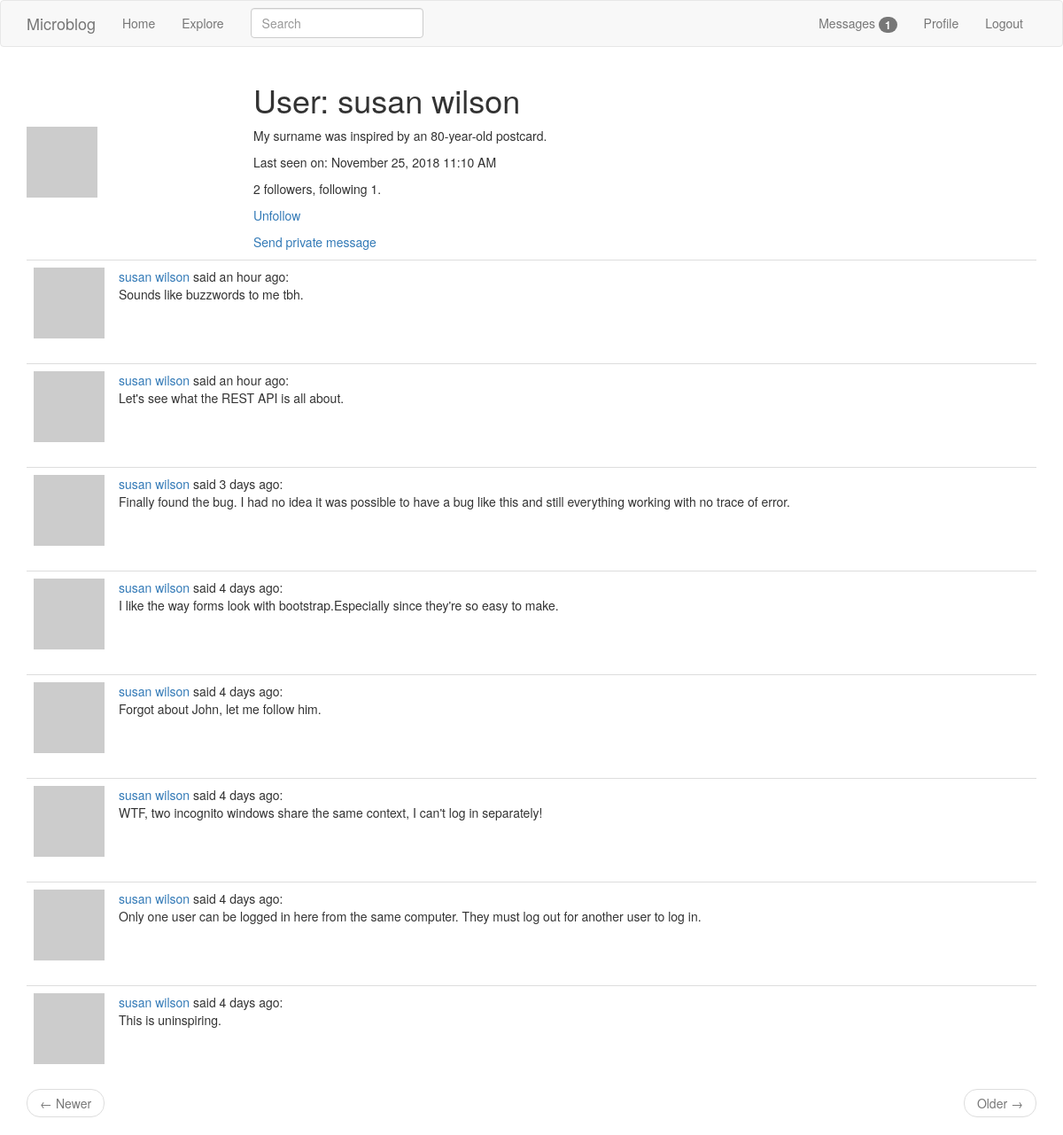
Screenshot of /user/susan wilson (signed in) with the database file from the repository.
### app/models.py (models this page shows, shortened)
class User(UserMixin, db.Model):
    id = db.Column(db.Integer, primary_key=True)
    username = db.Column(db.String(64), index=True, unique=True)
    email = db.Column(db.String(120), index=True, unique=True)
    password_hash = db.Column(db.String(128))
    about_me = db.Column(db.String(140))
    last_seen = db.Column(db.DateTime, default=datetime.utcnow)
    last_message_read_time = db.Column(db.DateTime)
    posts = db.relationship('Post', backref='author', lazy='dynamic')
    followed = db.relationship(
        'User', secondary=followers,
        primaryjoin=(followers.c.follower_id == id),
        secondaryjoin=(followers.c.followed_id == id),
        backref=db.backref('followers', lazy='dynamic'), lazy='dynamic')
    messages_sent = db.relationship(
        'Message',
        foreign_keys='Message.sender_id',
        backref='author', lazy='dynamic')
    messages_received = db.relationship(
        'Message',
        foreign_keys='Message.recipient_id',
        backref='recipient', lazy='dynamic')
    notifications = db.relationship('Notification', backref='user',
                                    lazy='dynamic')
    def avatar(self, size):
        digest = md5(self.email.lower().encode('utf-8')).hexdigest()
        return 'https://www.gravatar.com/avatar/{}?d=retro&s={}'.format(
            digest, size)
    def is_following(self, user):
        return self.followed.filter(
            followers.c.followed_id == user.id).count() > 0
    def new_messages(self):
        last_read_time = self.last_message_read_time or datetime(1900, 1, 1)
        return Message.query.filter_by(recipient=self).filter(
            Message.timestamp > last_read_time).count()

class Post(db.Model):
    __searchable__ = ['body']
    id = db.Column(db.Integer, primary_key=True)
    body = db.Column(db.String(140))
    timestamp = db.Column(db.DateTime, index=True, default=datetime.utcnow)
    user_id = db.Column(db.Integer, db.ForeignKey('user.id'))
    language = db.Column(db.String(5))

### app/main/routes.py (the view)
@bp.route('/user/<username>')
@login_required
def user(username):
    user = User.query.filter_by(username=username).first_or_404()
    page = request.args.get('page', 1, type=int)
    posts = user.posts.order_by(Post.timestamp.desc()).paginate(
        page, current_app.config['POSTS_PER_PAGE'], False)
    next_url = url_for('main.user', username=user.username, page=posts.next_num) \
        if posts.has_next else None
    prev_url = url_for('main.user', username=user.username, page=posts.prev_num) \
        if posts.has_prev else None
    return render_template('user.html', user=user, posts=posts.items,
                           prev_url=prev_url, next_url=next_url)

### app/main/forms.py
class SearchForm(FlaskForm):
    q = StringField(_l('Search'), validators=[DataRequired()])
    def __init__(self, *args, **kwargs):
        if 'formdata' not in kwargs:
            kwargs['formdata'] = request.args
        if 'csrf_enabled' not in kwargs:
            kwargs['csrf_enabled'] = False
        super().__init__(*args, **kwargs)

### app/main/routes.py (called while the page is built)
@bp.before_app_request
def before_request():
    if current_user.is_authenticated:
        current_user.last_seen = datetime.utcnow()
        db.session.commit()
        g.search_form = SearchForm()
    g.locale = str(get_locale())

### app/models.py (called while the page is built)
@login.user_loader
def load_user(id):
    return User.query.get(int(id))

### app/templates/user.html
{% extends "base.html" %}
{% block app_content %}
  <table class="tabe">
    <tr>
      <td width="256px" style="border: 0px;">
        <img src="{{ user.avatar(256) }}">
      </td>
      <td style="border: 0px;">
        <h1>{{ _('User:') }} {{ user.username }}</h1>
        {% if user.about_me %}
          <p>{{ user.about_me }}</p>
        {% endif %}
        {% if user.last_seen %}
          <p>{{ _('Last seen on:') }} {{ moment(user.last_seen).format('LLL') }}</p>
        {% endif %}
        <p>{{ user.followers.count() }} {{ _('followers, following') }} {{ user.followed.count() }}.</p>
        {% if user == current_user %}
          <p><a href="{{ url_for('main.edit_profile') }}">{{ _('Edit your profile') }}</a></p>
        {% elif not current_user.is_following(user) %}
          <p><a href="{{ url_for('main.follow', username=user.username) }}">{{ _('Follow') }}</a></p>
        {% else %}
          <p><a href="{{ url_for('main.unfollow', username=user.username) }}">{{ _('Unfollow') }}</a></p>
        {% endif %}
        {% if user != current_user %}
          <p>
            <a href="{{ url_for('main.send_message', recipient=user.username) }}">
              {{ _('Send private message') }}
            </a>
          </p>
        {% endif %}
      </td>
    </tr>
  </table>
  {% for post in posts %}
    {% include '_post.html' %}
  {% endfor %}
  {% include '_page_nav.html' %}
{% endblock %}

### app/templates/_post.html (shortened to what this page needs)
<table class="table table-hover">
  <tr>
    <td width="40px"><img src="{{ post.author.avatar(40) }}"></td>
    <td>
      <span class="user_popup">
        <a href="{{ url_for('main.user', username=post.author.username) }}">
          {{ post.author.username }}
        </a>
      </span>
      {{ _('said') }} {{ moment(post.timestamp).fromNow() }}:
      <br>
      <span id="post{{ post.id }}">{{ post.body }}</span>
    </td>
  </tr>
</table>

### rows the page displays
User: username "susan wilson", about_me "My surname was inspired by an 80-year-old postcard.", last_seen "November 25, 2018 11:10 AM"
Post: author.username "susan wilson", timestamp "an hour ago", body "Sounds like buzzwords to me tbh."
Post: author.username "susan wilson", timestamp "an hour ago", body "Let's see what the REST API is all about."
Post: author.username "susan wilson", timestamp "3 days ago", body "Finally found the bug. I had no idea it was possible to have a bug like this and still everything working with no trace of error."
Post: author.username "susan wilson", timestamp "4 days ago", body "I like the way forms look with bootstrap.Especially since they're so easy to make."
Post: author.username "susan wilson", timestamp "4 days ago", body "Forgot about John, let me follow him."
Post: author.username "susan wilson", timestamp "4 days ago", body "WTF, two incognito windows share the same context, I can't log in separately!"
Post: author.username "susan wilson", timestamp "4 days ago", body "Only one user can be logged in here from the same computer. They must log out for another user to log in."
Post: author.username "susan wilson", timestamp "4 days ago", body "This is uninspiring."

### other values shown
{{ new_messages }} "1"
{{ user.followers.count() }} "2"
{{ user.followed.count() }} "1"
